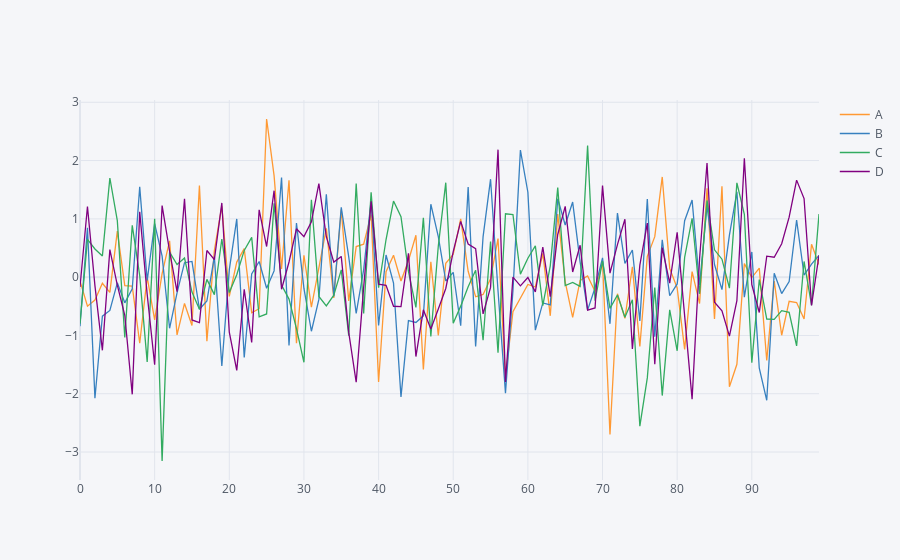

Notebook source saved alongside this figure:
### Code cell
## We can create an interactive plot using the iplot method, this is a very simple example
df.iplot()
